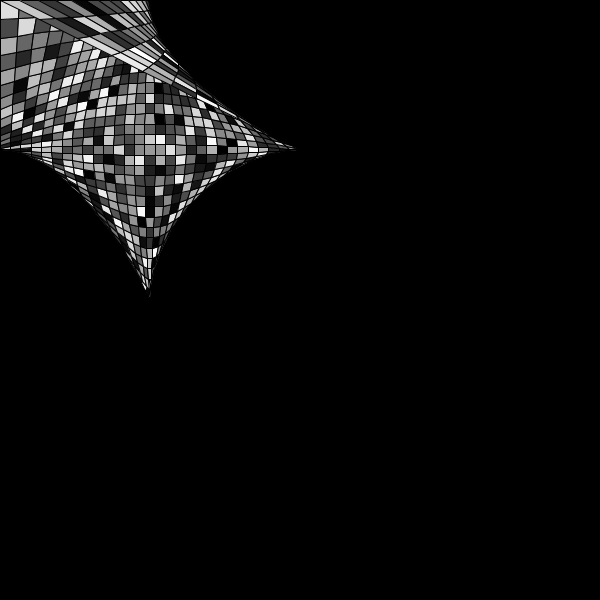
Frame 1 (no input)
Frame 60 (the mouse pressed at the canvas centre just before this capture): identical to frame 1, image omitted
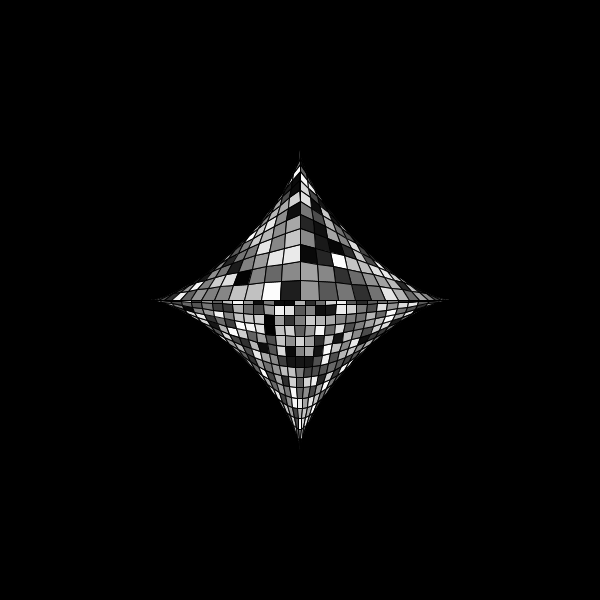
Frame 120 (the mouse held since frame 60 and released just before this capture)

The Processing sketch that drew these frames (run headless with seeded random() and noise(); from frame 60 on, the mouse is pressed at the canvas centre):

// Processing sketch: processing_174929
// ── processing_174929.pde

PVector[][] patch;
int RESOLUTION = 30; // patch resolution
void setup() {
size(600, 600);
patch = new PVector[RESOLUTION][RESOLUTION]; 
for (int i=0; i< RESOLUTION; i++) {
for (int j=0; j< RESOLUTION; j++) { 
  patch[i][j] = new PVector();
}
}
}
float bernstein(float p1, float p2, float p3, float t) { 
  // quadratic bernstein interpolation
float result= p1*(1-t)*(1-t) + p2*2*(1-t)*t + p3*t*t; 
return result;
}
PVector uv(int x, int y) {
// convert (x,y) in range 0 ~ (RESOLUTION-1) to (u,v) in 0~1 scale float u = (float)x / (RESOLUTION-1);
float u = (float)x / (RESOLUTION-1);
float v = (float)y / (RESOLUTION-1);
PVector uv = new PVector(u, v);
return uv;
}
 
PVector getPosInBezierPatch(PVector uv, PVector lBottom, PVector mBottom, PVector rBottom, PVector lMiddle, PVector mMiddle, PVector rMiddle,
PVector lTop, PVector mTop, PVector rTop) {
// return actural (x,y) that corresponds to (u,v) in a patch defined // by (leftBottom, rightBottom, leftTop, rightTop)
float u = uv.x;
float v = uv.y;
PVector pos = new PVector();
 
float u1 = bernstein(lBottom.x, mBottom.x, rBottom.x, u); 
float u2 = bernstein(lMiddle.x, mMiddle.x, rMiddle.x, u); 
float u3 = bernstein(lTop.x, mTop.x, rTop.x, u);
pos.x = bernstein(u1, u2, u3, v);
 
u1 = bernstein(lBottom.y, mBottom.y, rBottom.y, u); 
u2 = bernstein(lMiddle.y, mMiddle.y, rMiddle.y, u);
u3 = bernstein(lTop.y, mTop.y, rTop.y, u);
pos.y = bernstein(u1, u2, u3, v);
return pos; 
}
 
void createPatch(PVector[][] patch, PVector lBottom, PVector mBottom, PVector rBottom,
PVector lMiddle, PVector mMiddle, PVector rMiddle,
PVector lTop, PVector mTop, PVector rTop) {
for (int iy=0; iy<RESOLUTION; iy++) { 
for (int ix=0; ix<RESOLUTION; ix++) {
PVector uv = uv(ix, iy);
PVector pos = getPosInBezierPatch(uv, lBottom, mBottom, rBottom, lMiddle, mMiddle, rMiddle, lTop, mTop, rTop); patch[iy][ix].x = pos.x;
patch[iy][ix].x = pos.x;
patch[iy][ix].y = pos.y;
} } }
void renderPatch(PVector[][] patch) { 
fill(255, 0, 0);
stroke(0);
for (int iy=0; iy<RESOLUTION-1; iy++) {
beginShape(QUAD_STRIP); // try POINTS for (int ix=0; ix<RESOLUTION; ix++) {
  for (int ix=0; ix<RESOLUTION; ix++) {
fill(random(255));
vertex(patch[iy][ix].x, patch[iy][ix].y); 
vertex(patch[iy+1][ix].x, patch[iy+1][ix].y);
} 
endShape();
} 
}
 
void draw() {
  background(0);
  randomSeed(100 * (mouseX));
// design a patch
PVector lBottom = new PVector(mouseX, mouseY); // left bottom PVector mBottom = new PVector(width/2, height); // middle bottom PVector rBottom = new PVector(width-100, height-100); // right bottom PVector lMiddle = new PVector(0, height/2); // left middle
PVector mBottom = new PVector(width/2, height); // middle bottom
PVector rBottom = new PVector(mouseX, mouseY); // right bottom
PVector lMiddle = new PVector(0, height/2); // left middle
PVector mMiddle = new PVector(mouseX, mouseY); 
PVector rMiddle = new PVector(width, height/2); // right middle// middle middle PVector rMiddle = new PVector(width, height/2); // right middle
PVector lTop = new PVector(mouseX, mouseY); // left top
PVector mTop = new PVector(width/2, 0); // middle top
PVector rTop = new PVector(mouseX, mouseY); // right top
createPatch(patch, lBottom, mBottom, rBottom, lMiddle, mMiddle, rMiddle, lTop, mTop, rTop); 
renderPatch(patch);
}
